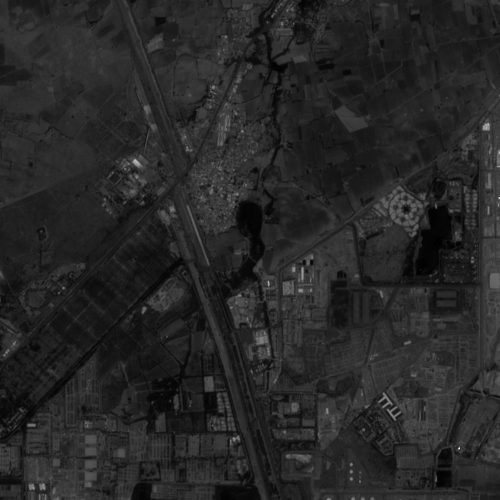
#> input picture data/rasters/sentinel2/jamnagar/B04.tif, 500 x 500 px, given in place of crop_plume_rings.jpg, which was not available
$ python generate_process_flow_vector.py
#> lines starting #> are read from the running program, lines starting #| are printed output that depends on the picture; after the words box and inside, x2 and y2 are one past the last pixel; in counts of white or black regions, pixels touching at a corner belong together; pictures that were not available may be replaced by others from this repository, and a replacement may not be noted
import os
from PIL import Image, ImageDraw, ImageFont, ImageOps

def draw_round_rect(draw, bbox, radius, fill=None, outline=None, width=1):
    draw.rounded_rectangle(bbox, radius=radius, fill=fill, outline=outline, width=width)

def draw_orthogonal_arrow(draw, points, color="#334155", width=2, arrow_size=6, font=None, label=None, label_pos=None):
    # points is list of (x, y) coordinates forming right angles
    for j in range(len(points) - 1):
        p1 = points[j]
        p2 = points[j+1]
        draw.line([p1, p2], fill=color, width=width)

    # Draw arrow head at the last segment
    p_last = points[-1]
    p_prev = points[-2]

    if p_last[0] > p_prev[0]: # Right
        draw.polygon([(p_last[0], p_last[1]), (p_last[0] - arrow_size * 2, p_last[1] - arrow_size), (p_last[0] - arrow_size * 2, p_last[1] + arrow_size)], fill=color)
    elif p_last[0] < p_prev[0]: # Left
        draw.polygon([(p_last[0], p_last[1]), (p_last[0] + arrow_size * 2, p_last[1] - arrow_size), (p_last[0] + arrow_size * 2, p_last[1] + arrow_size)], fill=color)
    elif p_last[1] > p_prev[1]: # Down
        draw.polygon([(p_last[0], p_last[1]), (p_last[0] - arrow_size, p_last[1] - arrow_size * 2), (p_last[0] + arrow_size, p_last[1] - arrow_size * 2)], fill=color)
    elif p_last[1] < p_prev[1]: # Up
        draw.polygon([(p_last[0], p_last[1]), (p_last[0] - arrow_size, p_last[1] + arrow_size * 2), (p_last[0] + arrow_size, p_last[1] + arrow_size * 2)], fill=color)

    if label and label_pos and font:
        draw.text(label_pos, label, font=font, fill="#1E293B")

def generate_process_flow():
    W, H = 2000, 1150
    canvas = Image.new('RGB', (W, H), color='#FFFFFF')
#> canvas: PIL image 2000x1150 RGB; every value is 255
    draw = ImageDraw.Draw(canvas)

    # Fonts
    f_bold = '/System/Library/Fonts/Supplemental/Arial Bold.ttf'
    f_reg = '/System/Library/Fonts/Supplemental/Arial.ttf'

    font_main_title = ImageFont.truetype(f_bold, 36)
    font_section_label = ImageFont.truetype(f_bold, 14)
    font_node_title = ImageFont.truetype(f_bold, 17)
    font_node_sub = ImageFont.truetype(f_reg, 13)
    font_line_label = ImageFont.truetype(f_bold, 13)
    font_badge = ImageFont.truetype(f_bold, 12)

    # 1. Main Title
    draw.text((80, 50), "PROCESS FLOW ARCHITECTURE", font=font_main_title, fill="#3B82F6")

    # Load Real User Images
    im_plume = Image.open('crop_plume_rings.jpg').convert('RGB')
    im_globe_raw = Image.open('crop_india_globe.png').convert('RGB')
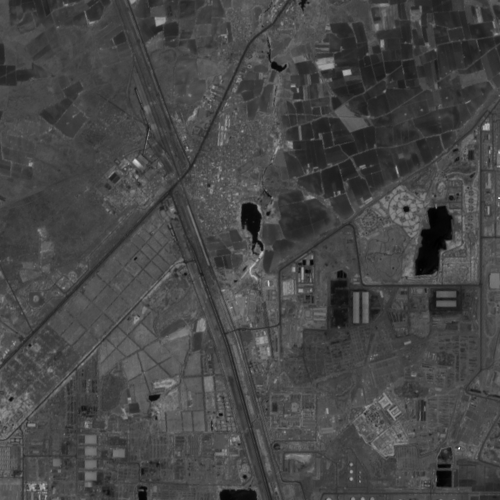
#> input picture data/rasters/sentinel2/jamnagar/B08.tif, 500 x 500 px, given in place of crop_india_globe.png, which was not available
#> im_globe_raw: PIL image 500x500 RGB; every value is 255
    im_globe = im_globe_raw.crop((360, 35, 785, 485)) # India globe
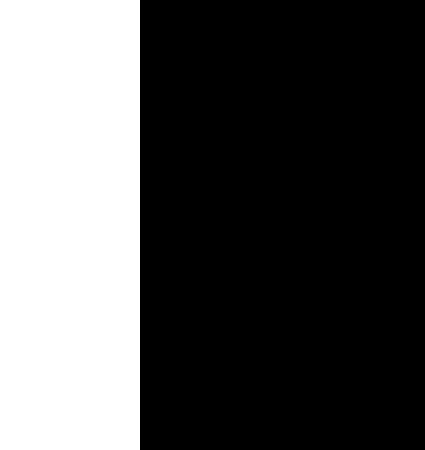
#> im_globe: PIL image 425x450 RGB; 32.9% white; 1 white region, box (x1, y1, x2, y2) and area: (0, 0, 140, 450) 63000

    # -------------------------------------------------------------
    # TOP CONTAINER: INGESTION & CORE INVERSION (Border box like reference)
    # -------------------------------------------------------------
    box_x, box_y, box_w, box_h = 100, 130, 1240, 360
    draw_round_rect(draw, [(box_x, box_y), (box_x + box_w, box_y + box_h)], radius=12, fill="#FFFFFF", outline="#CBD5E1", width=2)
    draw.text((box_x + box_w - 240, box_y + 16), "SATELLITE & PHYSICAL PIPELINE", font=font_section_label, fill="#64748B")

    # Node 1: Satellite Ingestion (Circle with satellite)
    n1_cx, n1_cy = 280, 310
    draw.ellipse([(n1_cx - 85, n1_cy - 85), (n1_cx + 85, n1_cy + 85)], fill="#EFF6FF", outline="#3B82F6", width=2)
    # Satellite icon drawn simply
    draw.rounded_rectangle([(n1_cx - 24, n1_cy - 24), (n1_cx + 24, n1_cy + 24)], radius=6, fill="#2563EB")
    draw.rectangle([(n1_cx - 60, n1_cy - 12), (n1_cx - 30, n1_cy + 12)], fill="#0284C7", outline="#38BDF8", width=1) # Solar panel 1
    draw.rectangle([(n1_cx + 30, n1_cy - 12), (n1_cx + 60, n1_cy + 12)], fill="#0284C7", outline="#38BDF8", width=1) # Solar panel 2
    draw.line([(n1_cx - 30, n1_cy), (n1_cx - 24, n1_cy)], fill="#FFFFFF", width=3)
    draw.line([(n1_cx + 24, n1_cy), (n1_cx + 30, n1_cy)], fill="#FFFFFF", width=3)
    # Beams
    draw.line([(n1_cx, n1_cy + 24), (n1_cx - 15, n1_cy + 55)], fill="#EF4444", width=2)
    draw.line([(n1_cx, n1_cy + 24), (n1_cx + 15, n1_cy + 55)], fill="#EF4444", width=2)

    draw.text((n1_cx, n1_cy + 105), "NASA FIRMS Telemetry", font=font_node_title, fill="#0F172A", anchor="mt")
    draw.text((n1_cx, n1_cy + 128), "VIIRS (375m) & MODIS (1km)", font=font_node_sub, fill="#64748B", anchor="mt")

    # Arrow 1 -> 2
    draw.line([(400, n1_cy - 10), (460, n1_cy - 10)], fill="#334155", width=2)
    draw.polygon([(460, n1_cy - 10), (450, n1_cy - 16), (450, n1_cy - 4)], fill="#334155")
    draw.line([(400, n1_cy + 10), (460, n1_cy + 10)], fill="#334155", width=2)
    draw.polygon([(460, n1_cy + 10), (450, n1_cy + 4), (450, n1_cy + 16)], fill="#334155")
    draw.text((430, n1_cy - 30), "NRT Feeds", font=font_line_label, fill="#2563EB", anchor="mb")

    # Node 2: Planck / Dozier Pyrometry (Screen/Card)
    n2_cx, n2_cy = 680, 310
    draw_round_rect(draw, [(n2_cx - 115, n2_cy - 85), (n2_cx + 115, n2_cy + 85)], radius=10, fill="#FFF7ED", outline="#EA580C", width=3)
    # Inner flame card
    draw_round_rect(draw, [(n2_cx - 85, n2_cy - 65), (n2_cx + 85, n2_cy + 25)], radius=6, fill="#9A3412")
    draw.text((n2_cx, n2_cy - 48), "DOZIER PYROMETRY", font=font_badge, fill="#FDBA74", anchor="mt")
    draw.text((n2_cx, n2_cy - 26), "L(λ) = p·B(λ, Tf)", font=font_badge, fill="#FFFFFF", anchor="mt")
    draw.text((n2_cx, n2_cy - 4), "Tf > 1200 K", font=font_node_title, fill="#FED7AA", anchor="mt")

    draw.text((n2_cx, n2_cy + 40), "Physical Flame Temp (Tf)", font=font_node_title, fill="#9A3412", anchor="mt")
    draw.text((n2_cx, n2_cy + 62), "Sub-Pixel Area (Af m²)", font=font_node_sub, fill="#C2410C", anchor="mt")

    draw.text((n2_cx, n2_cy + 105), "Planck Inversion Solver", font=font_node_title, fill="#0F172A", anchor="mt")
    draw.text((n2_cx, n2_cy + 128), "Sub-Pixel Combustion Math", font=font_node_sub, fill="#64748B", anchor="mt")

    # Arrow 2 -> 3
    draw.line([(830, n1_cy - 10), (890, n1_cy - 10)], fill="#334155", width=2)
    draw.polygon([(890, n1_cy - 10), (880, n1_cy - 16), (880, n1_cy - 4)], fill="#334155")
    draw.line([(830, n1_cy + 10), (890, n1_cy + 10)], fill="#334155", width=2)
    draw.polygon([(890, n1_cy + 10), (880, n1_cy + 4), (880, n1_cy + 16)], fill="#334155")
    draw.text((860, n1_cy - 30), "Tf & Af", font=font_line_label, fill="#EA580C", anchor="mb")

    # Node 3: 2-Stage Hierarchical ML (Purple Card)
    n3_cx, n3_cy = 1100, 310
    draw_round_rect(draw, [(n3_cx - 105, n3_cy - 85), (n3_cx + 105, n3_cy + 85)], radius=16, fill="#FAF5FF", outline="#9333EA", width=3)
    # Inner chip
    draw_round_rect(draw, [(n3_cx - 70, n3_cy - 65), (n3_cx + 70, n3_cy + 25)], radius=10, fill="#7C3AED")
    draw.text((n3_cx, n3_cy - 52), "HIERARCHICAL", font=font_badge, fill="#E9D5FF", anchor="mt")
    draw.text((n3_cx, n3_cy - 32), "ML CLASSIFIER", font=font_node_title, fill="#FFFFFF", anchor="mt")
    draw.text((n3_cx, n3_cy - 4), "Stage 1 ➔ Stage 2", font=font_badge, fill="#DDD6FE", anchor="mt")

    draw.text((n3_cx, n3_cy + 40), "Industrial vs Wildfire", font=font_node_title, fill="#6B21A8", anchor="mt")
    draw.text((n3_cx, n3_cy + 62), "Lundberg TreeSHAP", font=font_node_sub, fill="#9333EA", anchor="mt")

    draw.text((n3_cx, n3_cy + 105), "AI Segregation Engine", font=font_node_title, fill="#0F172A", anchor="mt")
    draw.text((n3_cx, n3_cy + 128), "Facility Proximity + LULC", font=font_node_sub, fill="#64748B", anchor="mt")

    # -------------------------------------------------------------
    # TOP-RIGHT TARGET CIRCLE: CESIUMJS 3D HUD (Matching green circle in ref)
    # -------------------------------------------------------------
    hud_cx, hud_cy = 1680, 300
    draw.ellipse([(hud_cx - 160, hud_cy - 160), (hud_cx + 160, hud_cy + 160)], fill="#F0FDF4", outline="#10B981", width=3)

    # Embed India Globe in Monitor
    globe_w, globe_h = 230, 230
    c_globe = im_globe.resize((globe_w, globe_h), Image.Resampling.LANCZOS)
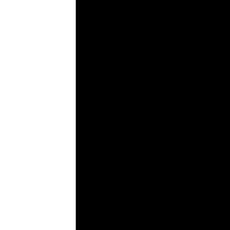
#> c_globe: PIL image 230x230 RGB; min 0, max 255, mean 84

    # Create circular mask for globe
    mask = Image.new('L', (globe_w, globe_h), 0)
#> mask: PIL image 230x230 L; every value is 0
    draw_mask = ImageDraw.Draw(mask)
    draw_mask.ellipse([(0, 0), (globe_w, globe_h)], fill=255)
    canvas.paste(c_globe, (hud_cx - globe_w // 2, hud_cy - globe_h // 2 - 10), mask)
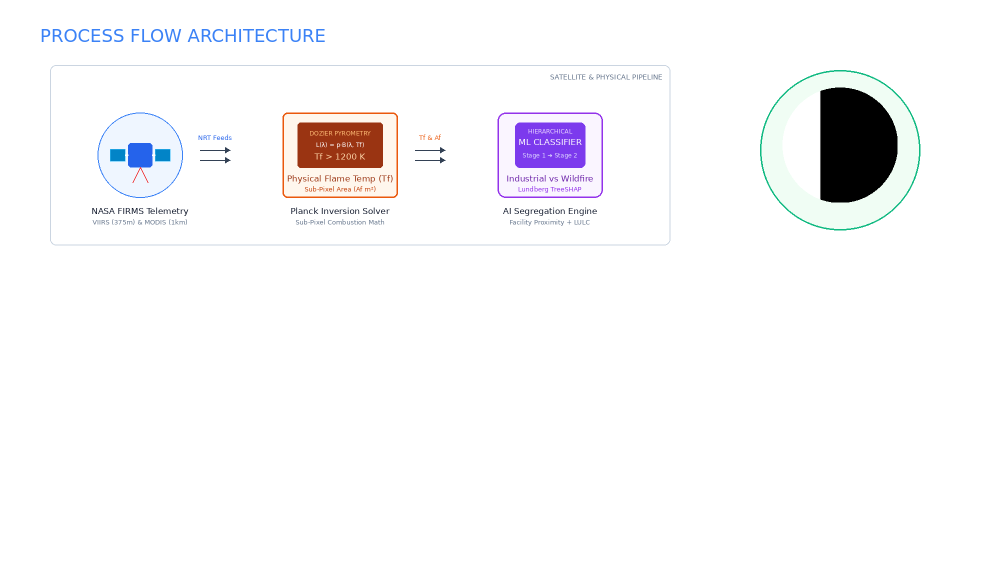
#> canvas: PIL image 2000x1150 RGB (shown at 1/2 size); mean R, G, B 248, 247.4, 248.7

    # Checkmark shield badge
    draw.ellipse([(hud_cx + 70, hud_cy - 85), (hud_cx + 130, hud_cy - 25)], fill="#16A34A", outline="#FFFFFF", width=3)
    draw.line([(hud_cx + 88, hud_cy - 55), (hud_cx + 98, hud_cy - 45)], fill="#FFFFFF", width=4)
    draw.line([(hud_cx + 98, hud_cy - 45), (hud_cx + 115, hud_cy - 65)], fill="#FFFFFF", width=4)

    draw.text((hud_cx, hud_cy + 130), "3D DIGITAL TWIN HUD", font=font_node_title, fill="#0F172A", anchor="mt")
    draw.text((hud_cx, hud_cy + 152), "Interactive Geospatial Incident Map", font=font_node_sub, fill="#15803D", anchor="mt")

    # -------------------------------------------------------------
    # BOTTOM ROW: DISPATCH MOBILE, CLOUD WEATHER API, DISPERSION ENGINE
    # -------------------------------------------------------------

    # Node Bottom Left: Mobile Responder (Circle like reference)
    mob_cx, mob_cy = 280, 850
    draw.ellipse([(mob_cx - 95, mob_cy - 95), (mob_cx + 95, mob_cy + 95)], fill="#F0FDFA", outline="#0D9488", width=3)

    # Mobile device illustration
    draw_round_rect(draw, [(mob_cx - 36, mob_cy - 60), (mob_cx + 36, mob_cy + 60)], radius=10, fill="#115E59", outline="#5EEAD4", width=2)
    draw.rectangle([(mob_cx - 28, mob_cy - 45), (mob_cx + 28, mob_cy + 40)], fill="#042F2E")
    # SMS Alert icon
    draw.rectangle([(mob_cx - 20, mob_cy - 30), (mob_cx + 20, mob_cy - 24)], fill="#F59E0B")
    draw.rectangle([(mob_cx - 20, mob_cy - 18), (mob_cx + 12, mob_cy - 12)], fill="#5EEAD4")
    draw.rectangle([(mob_cx - 20, mob_cy - 6), (mob_cx + 16, mob_cy - 0)], fill="#5EEAD4")
    draw.text((mob_cx, mob_cy + 18), "SMS", font=font_badge, fill="#FDE047", anchor="mt")

    draw.text((mob_cx, mob_cy + 115), "Tactical Alert Dispatch", font=font_node_title, fill="#0F172A", anchor="mt")
    draw.text((mob_cx, mob_cy + 138), "NDRF & Fire Services (101) SMS", font=font_node_sub, fill="#0D9488", anchor="mt")

    # Node Bottom Center: Cloud API (Open-Meteo & Backend API)
    cloud_cx, cloud_cy = 760, 850
    # Cloud shape drawn with overlapping circles
    draw.ellipse([(cloud_cx - 100, cloud_cy - 50), (cloud_cx - 20, cloud_cy + 30)], fill="#F0F9FF", outline="#0284C7", width=2)
    draw.ellipse([(cloud_cx - 50, cloud_cy - 90), (cloud_cx + 50, cloud_cy + 10)], fill="#F0F9FF", outline="#0284C7", width=2)
    draw.ellipse([(cloud_cx + 10, cloud_cy - 60), (cloud_cx + 100, cloud_cy + 30)], fill="#F0F9FF", outline="#0284C7", width=2)
    draw.rectangle([(cloud_cx - 70, cloud_cy - 20), (cloud_cx + 70, cloud_cy + 30)], fill="#F0F9FF")
    draw.line([(cloud_cx - 70, cloud_cy + 30), (cloud_cx + 70, cloud_cy + 30)], fill="#0284C7", width=2)

    draw.text((cloud_cx, cloud_cy - 40), "WEATHER & HAZMAT API", font=font_badge, fill="#0369A1", anchor="mt")
    draw.text((cloud_cx, cloud_cy - 15), "Open-Meteo + CAMEO", font=font_node_title, fill="#0284C7", anchor="mt")
    draw.text((cloud_cx, cloud_cy + 10), "Live Boundary Wind Vectors", font=font_badge, fill="#64748B", anchor="mt")

    draw.text((cloud_cx, cloud_cy + 115), "Atmospheric Gateway", font=font_node_title, fill="#0F172A", anchor="mt")
    draw.text((cloud_cx, cloud_cy + 138), "Meteorology & Chemical Directives", font=font_node_sub, fill="#64748B", anchor="mt")

    # Node Bottom Right: Dispersion & Server Rack (Plume Model + Server)
    srv_cx, srv_cy = 1340, 850
    draw_round_rect(draw, [(srv_cx - 130, srv_cy - 120), (srv_cx + 130, srv_cy + 100)], radius=14, fill="#F8FAFC", outline="#475569", width=2)

    # Embed real Plume Thumbnail inside this box!
    plume_thumb_w, plume_thumb_h = 240, 140
    c_plume = im_plume.resize((plume_thumb_w, plume_thumb_h), Image.Resampling.LANCZOS)
#> c_plume: PIL image 240x140 RGB; every value is 255
    canvas.paste(c_plume, (srv_cx - plume_thumb_w // 2, srv_cy - 110))
    draw_round_rect(draw, [(srv_cx - plume_thumb_w // 2, srv_cy - 110), (srv_cx + plume_thumb_w // 2, srv_cy - 110 + plume_thumb_h)], radius=6, outline="#64748B", width=1)

    draw.text((srv_cx, srv_cy + 42), "Gaussian Plume Engine", font=font_node_title, fill="#0F172A", anchor="mt")
    draw.text((srv_cx, srv_cy + 64), "Briggs Buoyancy + Cordon Rings", font=font_node_sub, fill="#EA580C", anchor="mt")

    draw.text((srv_cx, srv_cy + 115), "Dispersion & Hazard Engine", font=font_node_title, fill="#0F172A", anchor="mt")
    draw.text((srv_cx, srv_cy + 138), "Dynamic Impact Zones (Immediate / Perimeter)", font=font_node_sub, fill="#64748B", anchor="mt")

    # -------------------------------------------------------------
    # ORTHOGONAL CONNECTING LINES WITH ARROWS & LABELS (Like reference!)
    # -------------------------------------------------------------

    # 1. From Top Container Node 3 down to Bottom Cloud API
    draw_orthogonal_arrow(
        draw,
        points=[(1100, 490), (1100, 680), (760, 680), (760, 770)],
        color="#334155",
        width=2,
        font=font_line_label,
        label="Event Coordinates (Lat, Lon)",
        label_pos=(860, 658)
    )

    # 2. From Cloud API to Dispersion Engine (Two bidirectional lines like reference!)
    # Top line: POST Request
    draw.line([(880, 830), (1190, 830)], fill="#334155", width=2)
    draw.polygon([(1190, 830), (1180, 824), (1180, 836)], fill="#334155")
    draw.text((1035, 808), "POST Boundary Wind & FRP", font=font_line_label, fill="#0F172A", anchor="mb")

    # Bottom line: Status Response
    draw.line([(1190, 870), (880, 870)], fill="#334155", width=2)
    draw.polygon([(880, 870), (890, 864), (890, 876)], fill="#334155")
    draw.text((1035, 878), "Plume Footprint & Rings", font=font_line_label, fill="#16A34A", anchor="mt")

    # 3. From Cloud API to Mobile Dispatch
    draw_orthogonal_arrow(
        draw,
        points=[(660, 850), (400, 850)],
        color="#334155",
        width=2,
        font=font_line_label,
        label="Fast2SMS Alert",
        label_pos=(480, 826)
    )

    # 4. From Dispersion Engine UP to Top-Right 3D Digital Twin HUD (Long line like ref!)
    draw_orthogonal_arrow(
        draw,
        points=[(1470, 850), (1680, 850), (1680, 480)],
        color="#334155",
        width=3,
        font=font_line_label,
        label="Render Live Plume & Incidents",
        label_pos=(1695, 660)
    )

    # Save Image
    output_path = "pyrosat_process_flow_architecture.png"
    canvas.save(output_path, quality=95)
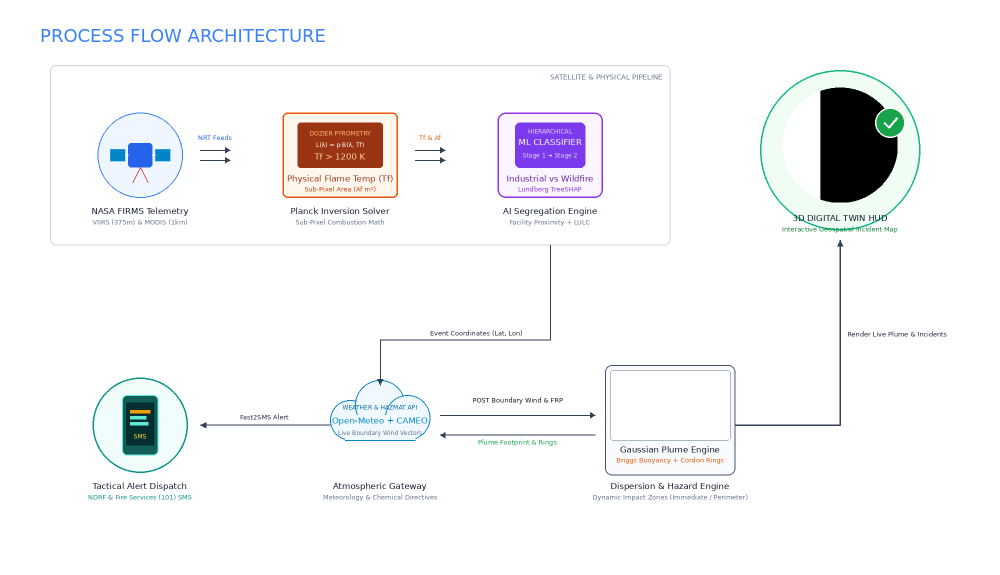
#> saved as pyrosat_process_flow_architecture.png: PIL image 2000x1150 RGB (shown at 1/2 size); mean R, G, B 245, 245.3, 246.6
    print(f"Generated process flow architecture successfully: {output_path} ({W}x{H})")

if __name__ == "__main__":
    generate_process_flow()
